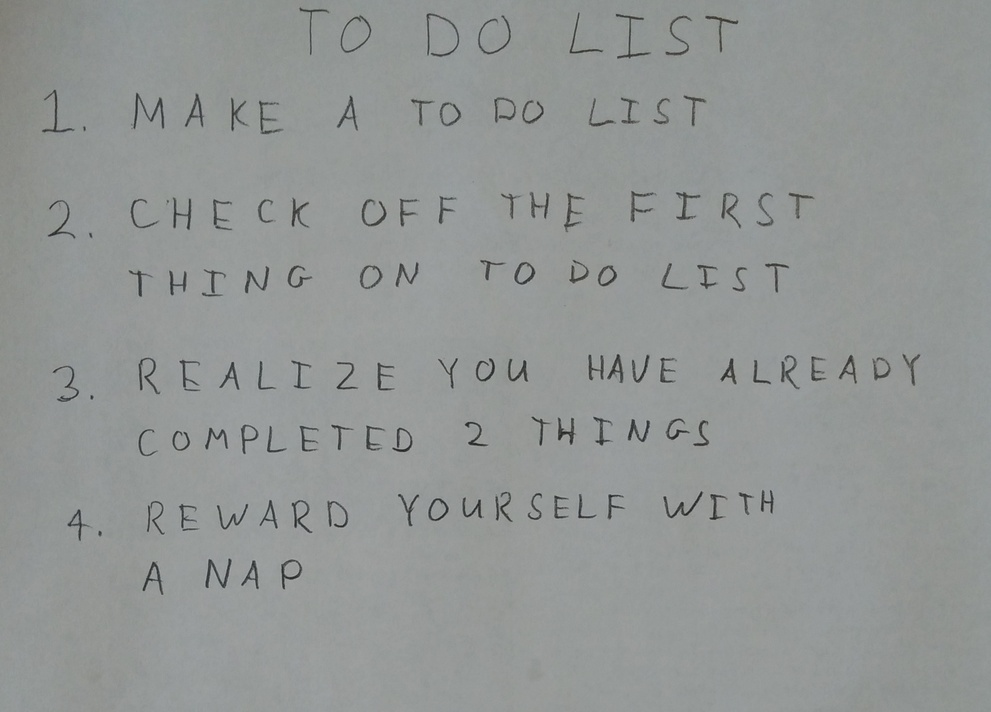
#> input picture HW5/images/01_list.jpg, 991 x 712 px, shrunk from 2270 x 1631 before the run
$ python -i q4.py   (imports and definitions only)   (older library calls are emulated)
#> lines starting #> are read from the running program, lines starting #| are printed output that depends on the picture; after the words box and inside, x2 and y2 are one past the last pixel; in counts of white or black regions, pixels touching at a corner belong together
import numpy as np

import skimage
import skimage.measure
import skimage.color
import skimage.restoration
import skimage.filters
import skimage.morphology
import skimage.segmentation

# takes a color image
# returns a list of bounding boxes and black_and_white image
def findLetters(image):
    bboxes = []
    bw = None
    # insert processing in here
    # one idea estimate noise -> denoise -> greyscale -> threshold -> morphology -> label -> skip small boxes
    # this can be 10 to 15 lines of code using skimage functions

    ##########################

    # estimate noise -> denoise -> greyscale -> threshold
    denoise = skimage.restoration.denoise_bilateral(image, multichannel = True)
    greyscale = skimage.color.rgb2gray(image)
    threshold = skimage.filters.threshold_otsu(greyscale)
#> threshold = 0.455

    # morphology -> label -> skip small boxes
    bw = greyscale < threshold
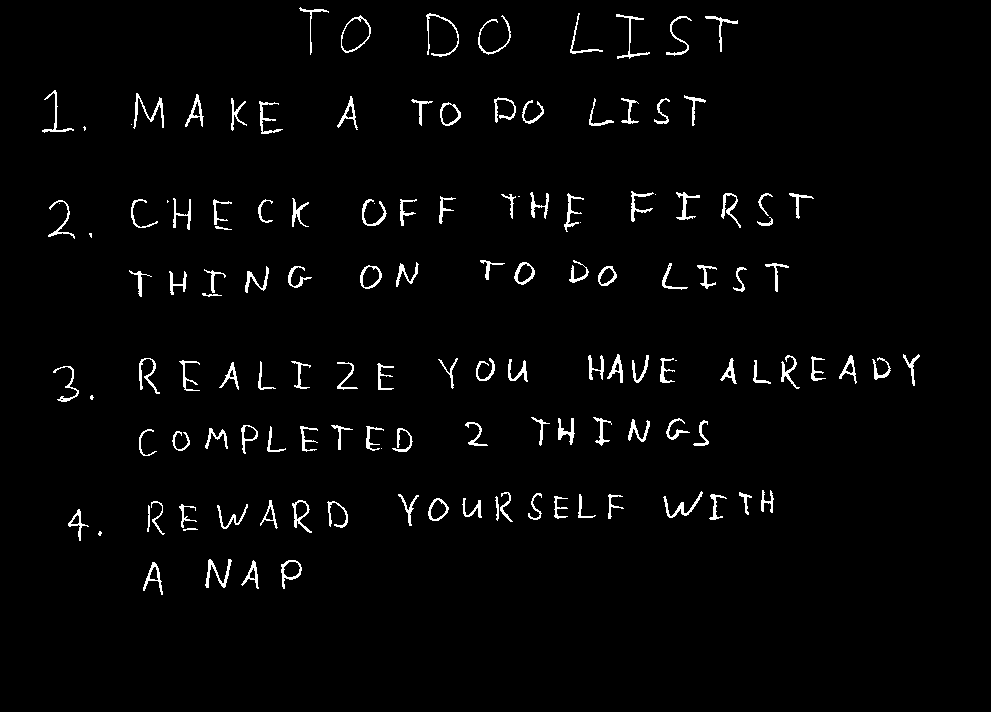
#> bw: shape (712, 991) bool; 2.4% white in thin lines or dots, all inside (x1, y1, x2, y2) = (42, 7, 920, 595)
    bw = skimage.morphology.closing(bw, skimage.morphology.square(5)) #Dilate after erosion (remove dark spots)
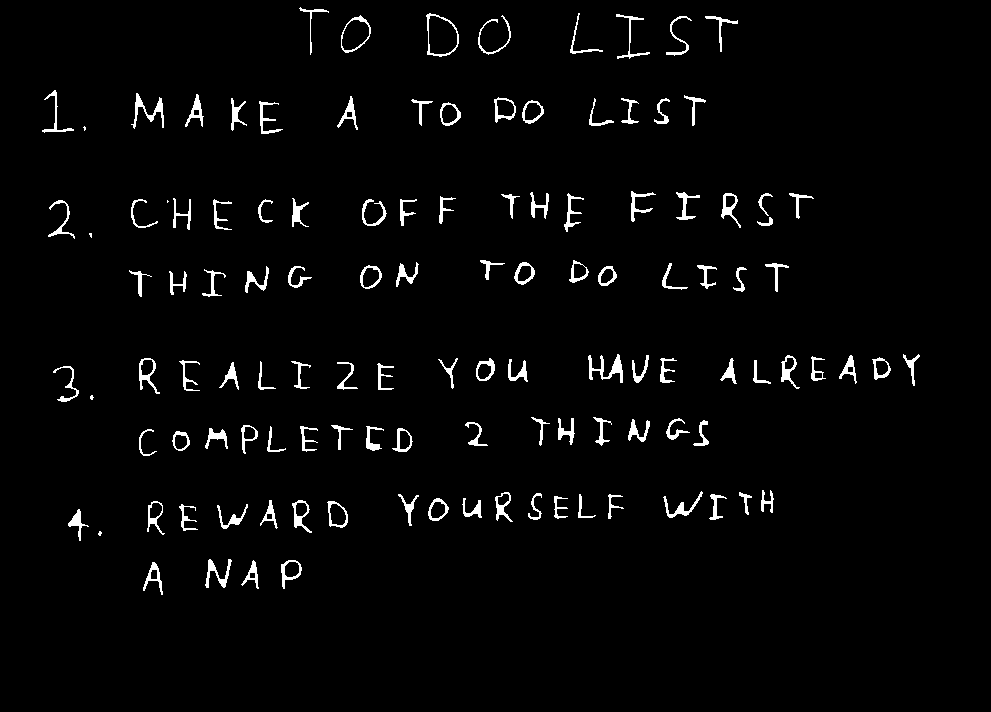
#> bw: shape (712, 991) bool; 2.7% white; 120 white regions (5 under 20 px)
    label = skimage.morphology.label(bw, connectivity = 2)
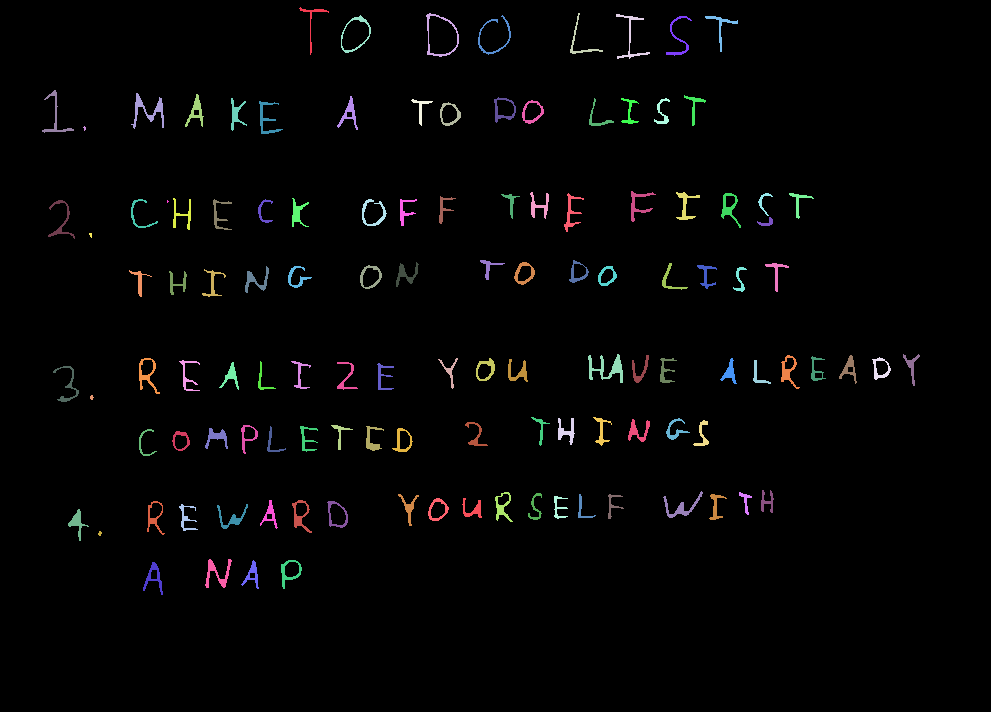
#> label: shape (712, 991) int32; 121 distinct labels, from 0 to 120; one colour per label, 0 black

    # Skip small boxes
    properties = skimage.measure.regionprops(label) #Measure properties
#> properties = 120 regions; largest, box (x1, y1, x2, y2) and area: (588, 354, 623, 383) 370, (131, 93, 164, 129) 321, (205, 559, 232, 588) 263, (663, 491, 703, 518) 246, (426, 13, 459, 57) 237
    mean = 0
    for prop in properties:
        mean += prop.area
#> this loop made 120 passes
#> mean on passes 1 to 12: 135, 372, 522, 739, 934, 1130, 1312, 1485, 1688, 2009, 2220, 2360
#> after the loop, mean = 18866
    mean = mean / len(properties)
#> mean = 157.2

    bboxes = [prop.bbox for prop in properties if prop.area > mean / 4]
#> bboxes = 115 items, first 6: (7, 299, 55, 329), (13, 426, 57, 459), (13, 570, 54, 603), (14, 616, 59, 650), (15, 341, 53, 371), (15, 478, 55, 511)
    bw = (~bw).astype(np.float)
#> bw: shape (712, 991) float64; values 0 (black) and 1 (white), 97.3% white; 120 black regions (5 under 20 px), largest, box (x1, y1, x2, y2) and area: (588, 354, 623, 383) 370, (131, 93, 164, 129) 321, (205, 559, 232, 588) 263

    ##########################

    return bboxes, bw

>>> import cv2
>>> picture = cv2.cvtColor(cv2.imread('../images/01_list.jpg'), cv2.COLOR_BGR2RGB)
>>> result = findLetters(picture)
